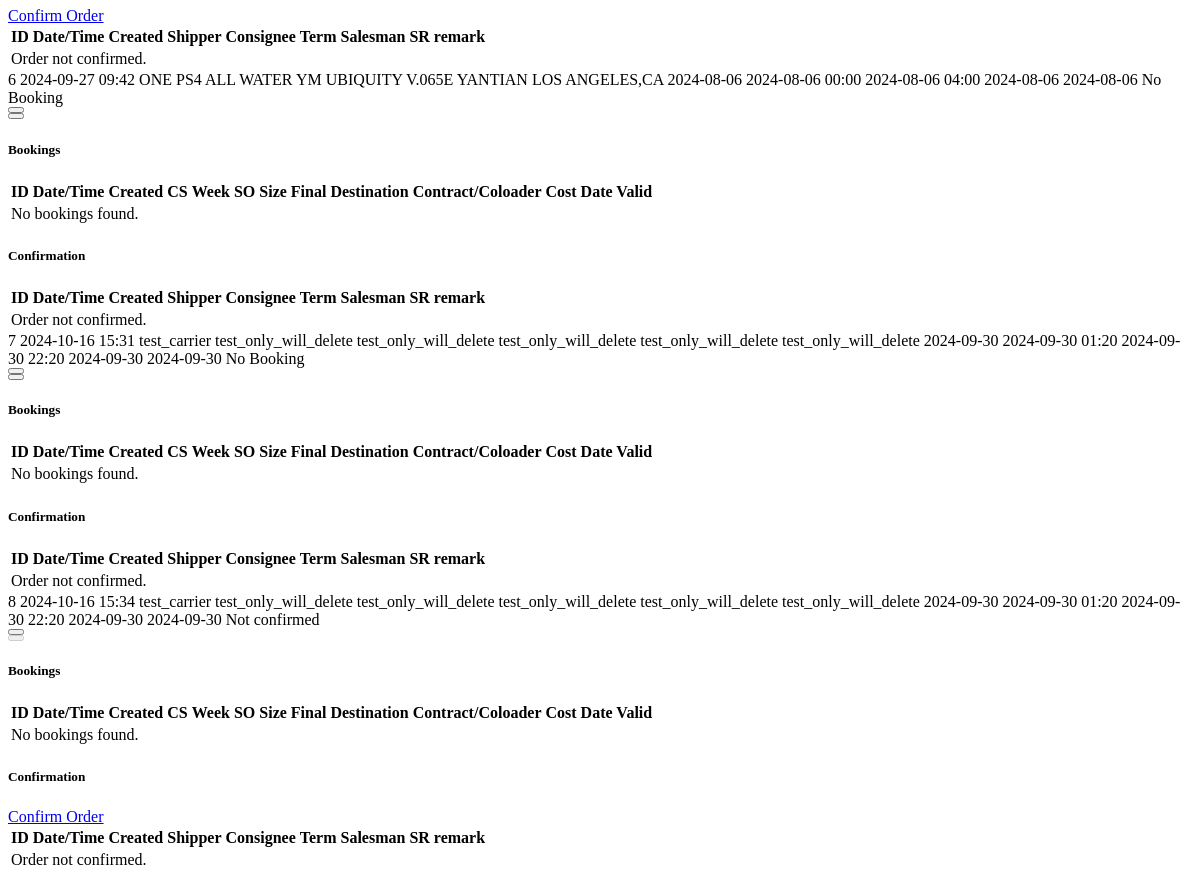
Page /admin/search (signed in, lower part) on the earlier database version.
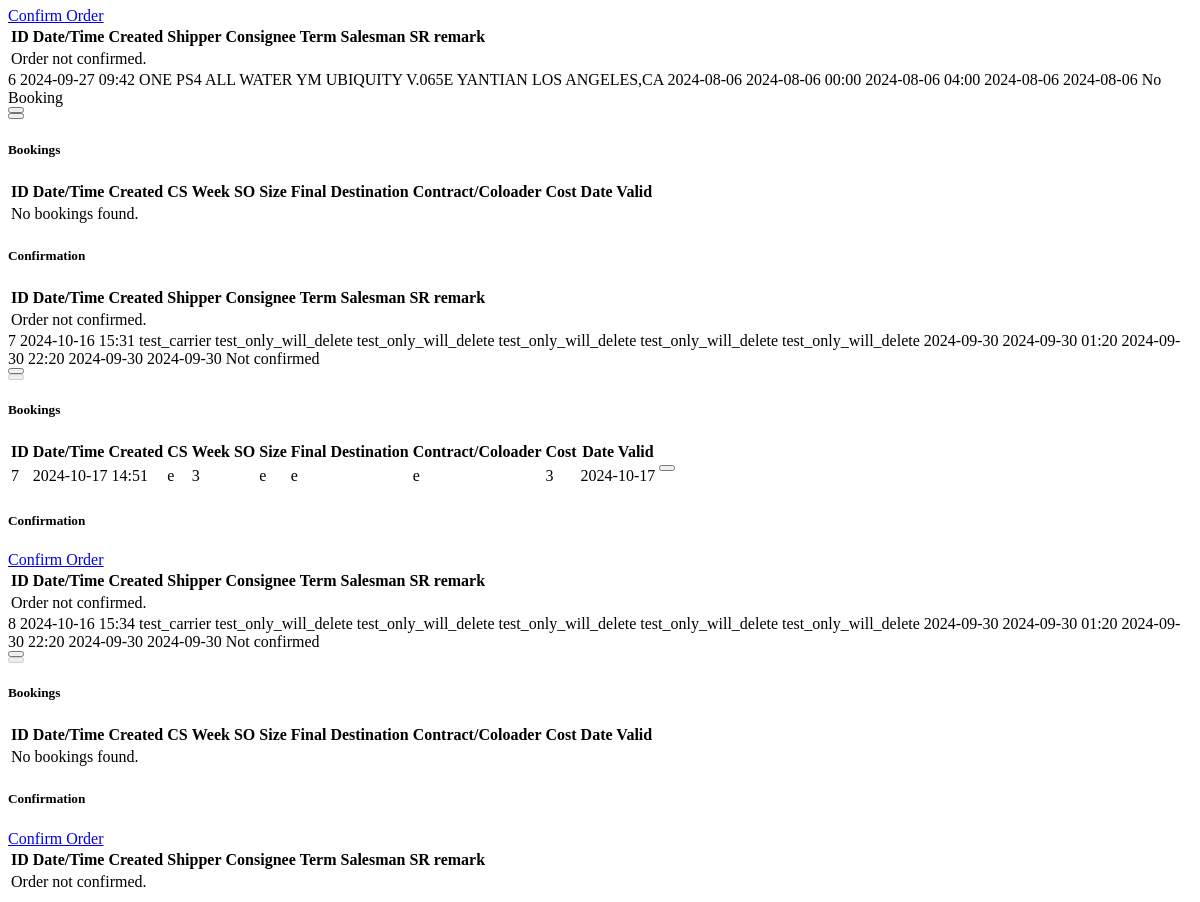
Same page on the later database version.
### app/model.py (models this page shows, shortened)
class Data_shipping_schedule(db.Model):
    __tablename__ = 'data_shipping_schedule'
    id = db.Column(db.Integer, primary_key=True)
    carrier = db.Column(db.String(100), nullable= False)                                    #   Shipping company
    service = db.Column(db.String(100), nullable=False)                                     #   Shipping service
    routing = db.Column(db.String(100), nullable=False)                                     #   Routing
    MV = db.Column(db.String(100), nullable=False)                                          #   Master vessel (ship name)
    POL = db.Column(db.String(100), nullable=False)                                         #   Port of loading
    POD = db.Column(db.String(100), nullable=False)                                         #   Port of discharge
    CY_Open = db.Column(db.DateTime, nullable=False)                                        #   Container yard open (should be in datetime format)
    SI_Cut_Off = db.Column(db.DateTime, nullable=False)                                     #   Shipping information off (should be in datetime format)
    CY_CY_CLS = db.Column(db.DateTime, nullable=False)                                      #   Closing date (should be in datetime format)
    ETD =  db.Column(db.DateTime, nullable=False)                                           #   Estimated Time of Departure (should be in datetime format)
    ETA =  db.Column(db.DateTime, nullable=False)                                           #   Estimated Time of Arrival (should be in datetime format)
    date_created = db.Column(db.DateTime, default=datetime.utcnow)
    status = db.Column(db.String(20), nullable=False)                                       # Status s1 -> s2 -> s3
    bookings = db.relationship('Data_booking', backref='data_shipping_schedule', lazy=True)
    confirm_orders = db.relationship('Data_confirm_order', backref='data_shipping_schedule', uselist=False)
    user_id = db.Column(db.Integer, db.ForeignKey('user_data.id'), nullable=False)

class Data_booking(db.Model):
    __tablename__ = 'data_booking'
    id = db.Column(db.Integer, primary_key=True)
    CS = db.Column(db.String(50), nullable=False)                                           #   Customer service
    week = db.Column(db.Integer, nullable=False)                                            #
    size = db.Column(db.String(100), nullable=False) #Will change later                     #   Container size
    Final_Destination = db.Column(db.String(100), nullable= False)                          #   Final destination
    Contract_or_Coloader = db.Column(db.String(100), nullable=False) #Will change later     #   Contract/Co-loader
    cost = db.Column(db.Integer, nullable=False)                                            #   Cost
    Date_Valid = db.Column(db.DateTime, nullable=False)                                     #   Rate valid (should be in datetime format)
    date_created = db.Column(db.DateTime, default=datetime.utcnow)
    data_shipping_schedule_id = db.Column(db.Integer, db.ForeignKey('data_shipping_schedule.id'), nullable=False)
    user_id = db.Column(db.Integer, db.ForeignKey('user_data.id'), nullable=False)

### app/routes/admin.py (the view)
@admin.route("/search", methods=["GET", "POST"])
@login_required
@role_required("admin")
def search():
    q = request.args.get("q")
    show_all = request.args.get("show-all")
    query = (
        db.session.query(Data_shipping_schedule)
        .join(
            Data_booking,
            and_(Data_shipping_schedule.id ==
                 Data_booking.data_shipping_schedule_id),
        )
        .join(
            Data_confirm_order,
            and_(
                Data_shipping_schedule.id
                == Data_confirm_order.data_shipping_schedule_id
            ),
        )
        .options(
            joinedload(Data_shipping_schedule.bookings),
            joinedload(Data_shipping_schedule.confirm_orders),
        )
    )
    if q:
        results = (
            query.filter(
                (Data_shipping_schedule.carrier.ilike(f"%{q}%"))
                | (Data_shipping_schedule.service.ilike(f"%{q}%"))
                | (Data_shipping_schedule.routing.ilike(f"%{q}%"))
                | (Data_shipping_schedule.MV.ilike(f"%{q}%"))
                | (Data_shipping_schedule.POL.ilike(f"%{q}%"))
                | (Data_shipping_schedule.POD.ilike(f"%{q}%"))
                | (Data_shipping_schedule.CY_Open.ilike(f"%{q}%"))
                | (Data_shipping_schedule.SI_Cut_Off.ilike(f"%{q}%"))
                | (Data_shipping_schedule.POD.ilike(f"%{q}%"))
                | (Data_shipping_schedule.CY_CY_CLS.ilike(f"%{q}%"))
                | (Data_shipping_schedule.ETD.ilike(f"%{q}%"))
                | (Data_shipping_schedule.ETA.ilike(f"%{q}%"))
                | (Data_booking.CS.ilike(f"%{q}%"))  # Added status field
            )
            .order_by(
                Data_shipping_schedule.carrier.asc(),
                Data_shipping_schedule.service.desc(),
            )
            .limit(100)
            .all()
        )
        print(f"Results count: {len(results)}")  # Debugging line
    else:
        results = Data_shipping_schedule.query.all()
    if show_all is None:
        results = [data for data in results if data.user_id == current_user.id]
    return render_template(
        "shipping_table_results.html", results=results, current_user=current_user
    )

### app/restriction.py (called while the page is built)
def role_required(rank):
    def decorator(func):
        @wraps(func)
        def decorated_view(*args, **kwargs):
            if not current_user.is_authenticated or current_user.rank != rank:
                abort(403)  # Forbidden
            return func(*args, **kwargs)
        return decorated_view
    return decorator

### driver.py (called while the page is built)
@login_manager.user_loader
def load_user(user_id):
    return User_data.query.get(int(user_id))

### templates/shipping_table_results.html (shortened to what this page needs)
{% if results %}
  {% for result in results %}
    <tr>
      {% if current_user.rank == 'admin' %}
        <td>{{ result.id }}</td>
        <td>{{ result.date_created.strftime('%Y-%m-%d %H:%M') }}</td>
      {% endif %}
      <td>{{ result.carrier }}</td>
      <td>{{ result.service }}</td>
      <td>{{ result.routing }}</td>
      <td>{{ result.MV }}</td>
      <td>{{ result.POL }}</td>
      <td>{{ result.POD }}</td>
      <td>{{ result.CY_Open.strftime('%Y-%m-%d') }}</td>
      <td>{{ result.SI_Cut_Off.strftime('%Y-%m-%d %H:%M') }}</td>
      <td>{{ result.CY_CY_CLS.strftime('%Y-%m-%d %H:%M') }}</td>
      <td>{{ result.ETD.strftime('%Y-%m-%d') }}</td>
      <td>{{ result.ETA.strftime('%Y-%m-%d') }}</td>
      {% if result.status == 's1' %}
        <td>No Booking</td>
      {% elif result.status == 's2' %}
        <td>Not confirmed</td>
      {% elif result.status == 's3' %}
        <td>Confirmed</td>
      {% else %}
        <td>Error</td>
      {% endif %}
      <td>
        <div class="d-flex justify-content-end gap-2">
          <button class="btn btn-outline-primary" type="button" data-bs-toggle="collapse" data-bs-target="#collapse{{ result.id }}" aria-expanded="false" aria-controls="collapse{{ result.id }}"></button>
          {% if current_user.rank == 'admin' %}
            {% if result.status == 's1' %}
              <form action="{{ url_for('admin.delete_shipping_data', id=result.id) }}" method="POST">
                <button class="btn btn-danger is-danger" type="submit" onclick="return confirm('Are you sure you want to delete this schedule?');"></button>
              </form>
            {% else %}
              <form action="{{ url_for('admin.delete_shipping_data', id=result.id) }}" method="POST" data-bs-toggle="tooltip" data-bs-title="Delete Booking First">
                <button disabled class="btn btn-danger is-danger" type="submit"></button>
              </form>
            {% endif %}
          {% endif %}
        </div>
      </td>
    </tr>
    <tr>
      <td colspan="15" class="bg-body-tertiary ps-4 pe-4 pt-0 pb-0">
        <div class="collapse" id="collapse{{ result.id }}">
          <div class="d-flex justify-content-between align-items-baseline gap-2 mt-4 mb-2">
            <h5>Bookings</h5>
          </div>
          <div class="border rounded overflow-hidden mt-2 mb-2">
            <table class="table align-middle m-0">
              <thead>
                {% if current_user.rank == 'admin' %}
                  <th>ID</th>
                  <th>Date/Time Created</th>
                {% endif %}
                <th>CS</th>
                <th>Week</th>
                <th>SO</th>
                <th>Size</th>
                <th>Final Destination</th>
                <th>Contract/Coloader</th>
                <th>Cost</th>
                <th>Date Valid</th>
                <th></th>
              </thead>
              <tbody>
                {% if result.bookings %}
                  {% for booking in result.bookings %}
                    <tr>
                      {% if current_user.rank == 'admin' %}
                        <td>{{ booking.id }}</td>
                        <td>{{ booking.date_created.strftime('%Y-%m-%d %H:%M') }}</td>
                      {% endif %}
                      <td>{{ booking.CS }}</td>
                      <td>{{ booking.week }}</td>
                      <td>{{ booking.SO }}</td>
                      <td>{{ booking.size }}</td>
                      <td>{{ booking.Final_Destination }}</td>
                      <td>{{ booking.Contract_or_Coloader }}</td>
                      <td>{{ booking.cost }}</td>
                      <td>{{ booking.Date_Valid.strftime('%Y-%m-%d') }}</td>
                      <td>
                        <div class="d-flex justify-content-end gap-2">
                          {% if current_user.rank == 'admin' %}
                            <form action="{{ url_for('admin.delete_booking_data', id=booking.id) }}" method="POST">
                              <button class="btn btn-danger is-danger" type="submit" onclick="return confirm('Are you sure you want to delete this booking?');"></button>
                            </form>
                          {% endif %}
                        </div>
                      </td>
                    </tr>
                  {% endfor %}
                {% else %}
                  <tr>
                    <td colspan="14">No bookings found.</td>
                  </tr>
                {% endif %}
              </tbody>
            </table>
          </div>
          <div class="d-flex justify-content-between align-items-baseline gap-2 mt-4 mb-2">
            <h5>Confirmation</h5>
            {% if result.status == 's2' %}
              {% if current_user.rank == 'admin' %}
                <a class="btn btn-outline-primary" href="{{ url_for('admin.add_confirm_order_data', schedule_id=result.id) }}">Confirm Order</a>
              {% elif current_user.id == result.user_id %}
                <a class="btn btn-outline-primary" href="{{ url_for('user.add_confirm_order_data', schedule_id=result.id) }}">Confirm Order</a>
              {% endif %}
            {% endif %}
          </div>
          <div class="border rounded overflow-hidden mt-2 mb-4">
            <table class="table align-middle m-0">
              <thead>
                {% if current_user.rank == 'admin' %}
                  <th>ID</th>
                  <th>Date/Time Created</th>
                {% endif %}
                <th>Shipper</th>
                <th>Consignee</th>
                <th>Term</th>
                <th>Salesman</th>
                <th>SR</th>
                <th>remark</th>
                <th></th>
              </thead>
              <tbody>
                {% if result.confirm_orders %}
                  <tr>
                    {% if current_user.rank == 'admin' %}
                      <td>{{ result.confirm_orders.id }}</td>
                      <td>{{ result.confirm_orders.date_created.strftime('%Y-%m-%d %H:%M') }}</td>
                    {% endif %}
                    <td>{{ result.confirm_orders.shipper }}</td>
                    <td>{{ result.confirm_orders.consignee }}</td>
                    <td>{{ result.confirm_orders.term }}</td>
                    <td>{{ result.confirm_orders.salesman }}</td>
                    <td>{{ result.confirm_orders.SR }}</td>
                    <td>{{ result.confirm_orders.remark }}</td>
                    <td>
                      <div class="d-flex justify-content-end gap-2">
                        {% if current_user.rank == 'admin' %}
                          <a class="btn btn-warning" href="{{ url_for('admin.edit_confirm_order_data', id=result.id) }}"><i class="bi bi-pencil-square"></i></a>
                          <form action="{{ url_for('admin.delete_confirm_order_data', id=result.id) }}" method="POST">
                            <button class="btn btn-danger is-danger" type="submit" onclick="return confirm('Are you sure you want to cancel this order confirmation?');"><i class="bi bi-x-lg"></i></button>
                          </form>
                        {% elif current_user.id == result.user_id %}
                          <a class="btn btn-warning" href="{{ url_for('user.edit_confirm_order_data', id=result.id) }}"><i class="bi bi-pencil-square"></i></a>
                          <form action="{{ url_for('user.delete_confirm_order_data', id=result.id) }}" method="POST">
                            <button class="btn btn-danger is-danger" type="submit" onclick="return confirm('Are you sure you want to cancel this order confirmation?');"><i class="bi bi-x-lg"></i></button>
                          </form>
                        {% endif %}
                      </div>
                    </td>
                  </tr>
                {% else %}
                  <tr>
                    <td colspan="14">Order not confirmed.</td>
                  </tr>
                {% endif %}
              </tbody>
            </table>
          </div>
        </div>
      </td>
    </tr>
  {% endfor %}
{% else %}
  <tr>
    <td colspan="14">No results found.</td>
  </tr>
{% endif %}

Differences in the rows shown:
changed Data_shipping_schedule id 7: status "No Booking" → "Not confirmed Confirm Order"; no longer shows "No bookings found."
added Data_booking: id "7", date_created "2024-10-17 14:51", CS "e", week "3", size "e", Final_Destination "e", Contract_or_Coloader "e", cost "3", Date_Valid "2024-10-17", shown under Data_shipping_schedule id 7
